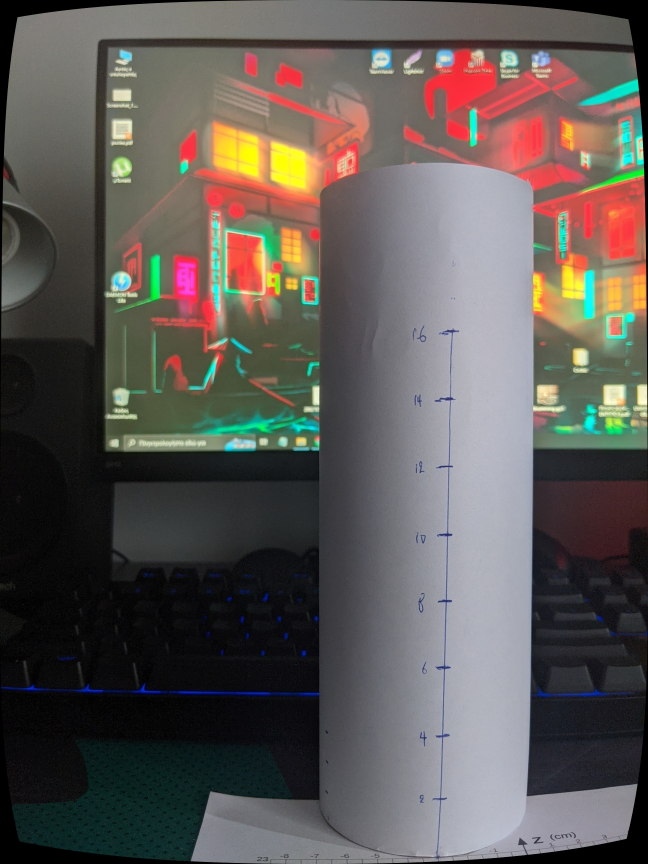
#> input picture 2/point_to_pixel/p2p_undist_0Z_-7X.jpg, 1944 x 2592 px, given in place of 0Z_0X.jpg, which was not available (shown at 1/3 size)
$ python ERG2B_Undistortion.py
#> lines starting #> are read from the running program, lines starting #| are printed output that depends on the picture
#!/usr/bin/env python
# -*- coding: utf-8 -*-


import numpy as np
import cv2


def pinhole_point_to_pixel (camera_matrix, distortion, pcd):

    k_1 = distortion[0]
    k_2 = distortion[1]
    p_1 = distortion[2]
    p_2 = distortion[3]
    k_3 = distortion[4]


    f_x = camera_matrix[0][0]
    f_y = camera_matrix[1][1]


    x_0 = camera_matrix[0][2]
    y_0 = camera_matrix[1][2]

    pix_x = np.zeros((pcd.shape[0], 1), dtype=np.float32)
    pix_y = np.zeros((pcd.shape[0], 1), dtype=np.float32)

    for idx,point in enumerate(pcd):

        # Look into : https://docs.opencv.org/3.4/da/d54/group__imgproc__transform.html#ga7dfb72c9cf9780a347fbe3d1c47e5d5a
        # For a full explanation of the below equations

        # Compute normalized 3D point
        x = point[0]/point[2]
        y = point[1]/point[2]

        # Compute x-y distance
        r = np.sqrt(np.power(x,2) + np.power(y,2))

        # Compute the radial distortion correction term
        radial_correction_term = 1 + k_1*np.power(r,2) + k_2*np.power(r,4) + k_3*np.power(r,6)

        # Compute the tangental distortion dx, dy correction terms
        dx = 2*p_1*x*y  + p_2*(np.power(r,2) + 2*np.power(x,2))
        dy = p_1*(np.power(r,2) + + 2*np.power(y, 2)) + 2*p_2*x*y

        # Correct the normalized 3D point, according to radial and tangential correction terms
        x_corrected = x * radial_correction_term + dx
        y_corrected = y * radial_correction_term + dy

        # Convert the normalized 3D point, into pixel coordinates using the intrinsic calibration fx,fy, cx,cy
        x_corrected_pixel = x_corrected * f_x + x_0
        y_corrected_pixel = y_corrected * f_y + y_0

        pix_x[idx] = x_corrected_pixel
        pix_y[idx] = y_corrected_pixel


    return pix_x, pix_y

#1 for img0-img1, 2 for img2-img3 else my images
select = 1
img_select = 0

if(select==1):
    camera_matrix = np.array( [[2.12195577e+03, 0.00000000e+00, 9.52231504e+02],
                           [0.00000000e+00, 2.12404863e+03, 1.26061347e+03],
                           [0.00000000e+00, 0.00000000e+00, 1.00000000e+00]] , dtype='f')

    distortion = np.array([ 3.19471785e-01, -1.46863989e+00, -7.27334102e-03,  4.17840306e-04,  2.39289521e+00], dtype='f')

    if(img_select==1):
    # Format of 3D point according to in X,Y,Z axes, in camera frame
        pcd = np.array([[4, -2.5, 23],
               [4, -0.5,  23],
               [4, 1.5, 23],
               [4, 3.5, 23],
               [4, 5.5, 23],
               [4, 7.5, 23],
               [4, 9.5, 23],
               [4, 11.5, 23]])
        imgName = '0Z_-7X.jpg'
    else:
        pcd = np.array([[-3, -2.5, 23],
               [-3, -0.5,  23],
               [-3, 1.5, 23],
               [-3, 3.5, 23],
               [-3, 5.5, 23],
               [-3, 7.5, 23],
               [-3, 9.5, 23],
               [-3, 11.5, 23]])
        imgName = '0Z_0X.jpg'

elif(select==2):
    if(img_select==0):
        camera_matrix = np.array( [[2.12195577e+03, 0.00000000e+00, 9.52231504e+02],
                           [0.00000000e+00, 2.12404863e+03, 1.26061347e+03],
                           [0.00000000e+00, 0.00000000e+00, 1.00000000e+00]] , dtype='f')

        distortion = np.array([ 3.19471785e-01, -1.46863989e+00, -7.27334102e-03,  4.17840306e-04,  2.39289521e+00], dtype='f')

    # Format of 3D point according to in X,Y,Z axes, in camera frame
        pcd = np.array([[4, -2.5, 23],
               [4, -0.5,  23],
               [4, 1.5, 23],
               [4, 3.5, 23],
               [4, 5.5, 23],
               [4, 7.5, 23],
               [4, 9.5, 23],
               [4, 11.5, 23]])
        imgName = 'img2.png'
    else:
        camera_matrix = np.array( [[2.12195577e+03, 0.00000000e+00, 9.52231504e+02],
                           [0.00000000e+00, 2.12404863e+03, 1.26061347e+03],
                           [0.00000000e+00, 0.00000000e+00, 1.00000000e+00]] , dtype='f')

        distortion = np.array([ 3.19471785e-01, -1.46863989e+00, -7.27334102e-03,  4.17840306e-04,  2.39289521e+00], dtype='f')

        pcd = np.array([[-3, -2.5, 23],
               [-3, -0.5,  23],
               [-3, 1.5, 23],
               [-3, 3.5, 23],
               [-3, 5.5, 23],
               [-3, 7.5, 23],
               [-3, 9.5, 23],
               [-3, 11.5, 23]])
        imgName = 'img3.png'

else:
    camera_matrix = np.array( [[2.12195577e+03, 0.00000000e+00, 9.52231504e+02],
                           [0.00000000e+00, 2.12404863e+03, 1.26061347e+03],
                           [0.00000000e+00, 0.00000000e+00, 1.00000000e+00]] , dtype='f')

    distortion = np.array([ 3.19471785e-01, -1.46863989e+00, -7.27334102e-03,  4.17840306e-04,  2.39289521e+00], dtype='f')

    if(img_select==0):
    # Format of 3D point according to in X,Y,Z axes, in camera frame
        pcd = np.array([[4, -2.5, 23],
               [4, -0.5,  23],
               [4, 1.5, 23],
               [4, 3.5, 23],
               [4, 5.5, 23],
               [4, 7.5, 23],
               [4, 9.5, 23],
               [4, 11.5, 23]])
        imgName = '0Z_-7X.jpg'
    else:
        pcd = np.array([[-3, -2.5, 23],
               [-3, -0.5,  23],
               [-3, 1.5, 23],
               [-3, 3.5, 23],
               [-3, 5.5, 23],
               [-3, 7.5, 23],
               [-3, 9.5, 23],
               [-3, 11.5, 23]])
        imgName = '0Z_0X.jpg'

pix_x , pix_y = pinhole_point_to_pixel (camera_matrix, distortion, pcd)

print ("pix_x is:", pix_x)
print ("pix_y is:", pix_y)

img = cv2.imread('point_to_pixel/'+imgName)
#> img is the input picture: shape (2592, 1944, 3); mean B, G, R 85.2, 89, 94.5

cv2.namedWindow('img', cv2.WINDOW_NORMAL)
cv2.imshow('img',img)
cv2.waitKey(100)


# Undistort for a normal camera
h,  w = img.shape[:2]
#> h = 2592; w = 1944
newcameramtx, roi =cv2.getOptimalNewCameraMatrix(camera_matrix,distortion,(w,h),1,(w,h))
#> roi = (63, 62, 1806, 2440)
undst = cv2.undistort(img, camera_matrix, distortion, None, newcameramtx)
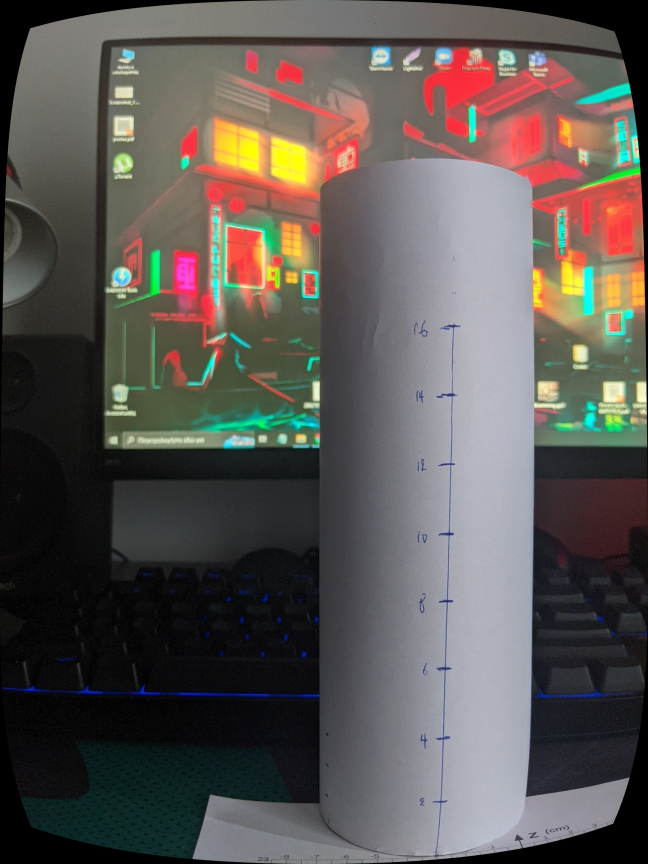
#> undst: shape (2592, 1944, 3) (shown at 1/3 size); mean B, G, R 83.1, 86.9, 92.3

cv2.imwrite('point_to_pixel/p2p_undist_'+imgName, undst)

cv2.namedWindow('undst', cv2.WINDOW_NORMAL)
cv2.imshow('undst',undst)
cv2.waitKey(100)


for idx,point in enumerate(pcd):
    print ("point is:", point)

    # Center coordinates
    center_coordinates = (pix_x[idx], pix_y[idx])

    # Radius of circle
    radius = 20

    # RED color in BGR
    color = (0, 0, 255)

    # Line thickness of 2 px
    thickness = 2

#> (the run stopped early here; a loop or call above may not have finished)

$ run again, on 2/calibration&distorted_imgs/PXL_20231210_134857637.MP.jpg
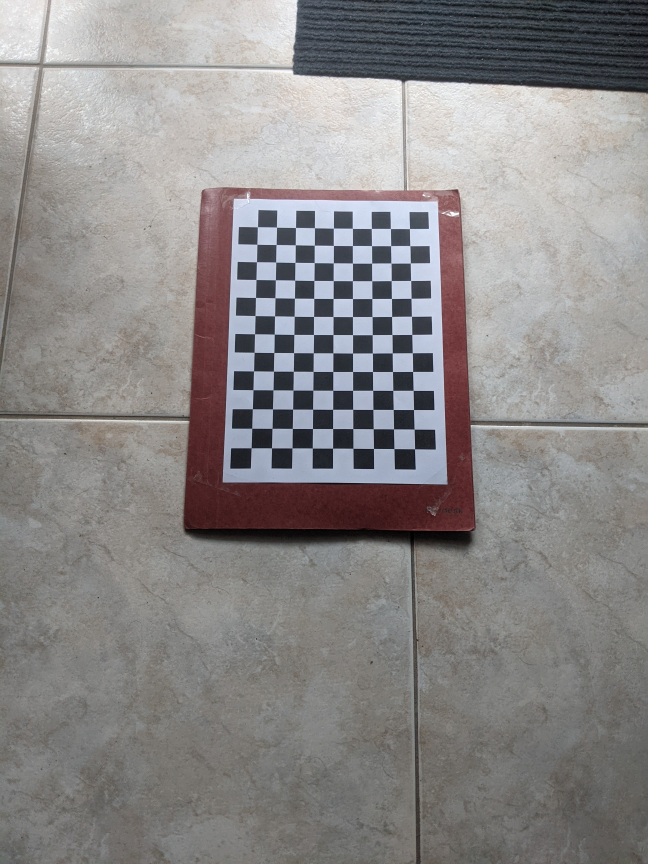
#> input picture 2/calibration&distorted_imgs/PXL_20231210_134857637.MP.jpg, 1944 x 2592 px, given in place of 0Z_0X.jpg, which was not available (shown at 1/3 size)
#> img is the input picture: shape (2592, 1944, 3); mean B, G, R 135.8, 135.9, 138.6
#> `undst = cv2.undistort(img, camera_matrix, distortion, None, newcameram..`:
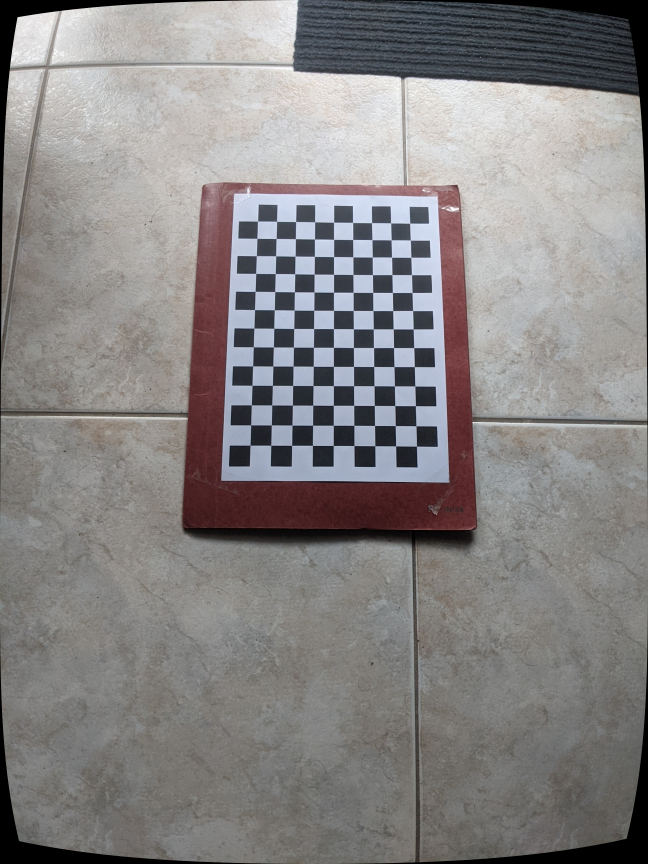
#> undst: shape (2592, 1944, 3) (shown at 1/3 size); mean B, G, R 132.3, 132.4, 135.1

$ run again, on 2/calibration&distorted_imgs/PXL_20231210_134901030.MP.jpg
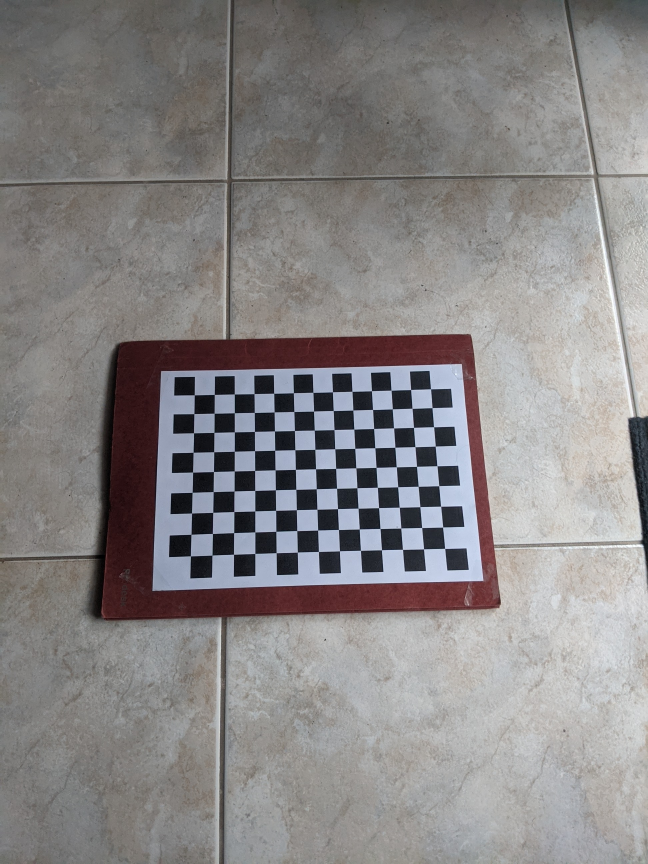
#> input picture 2/calibration&distorted_imgs/PXL_20231210_134901030.MP.jpg, 1944 x 2592 px, given in place of 0Z_0X.jpg, which was not available (shown at 1/3 size)
#> img is the input picture: shape (2592, 1944, 3); mean B, G, R 133.5, 133.4, 136.2
#> `undst = cv2.undistort(img, camera_matrix, distortion, None, newcameram..`:
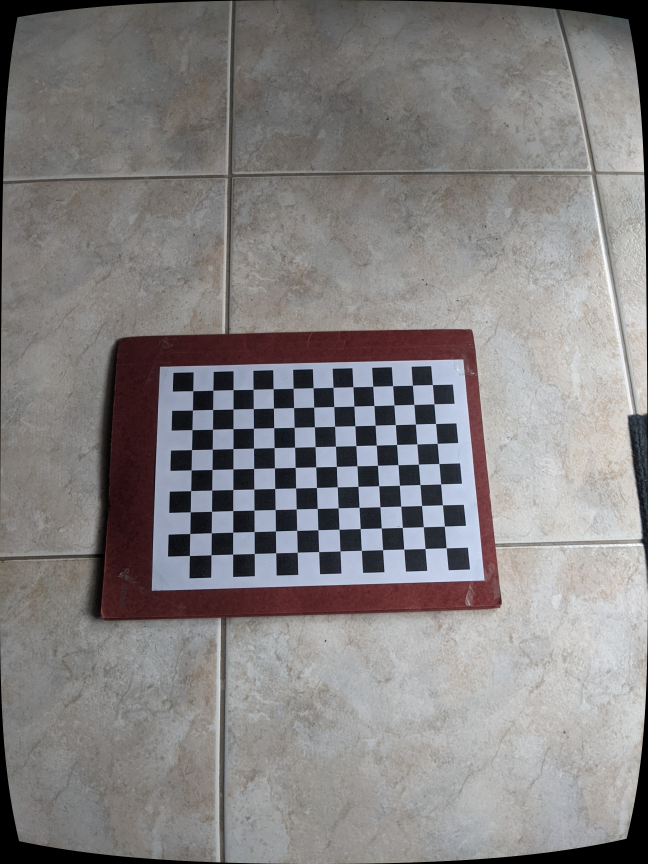
#> undst: shape (2592, 1944, 3) (shown at 1/3 size); mean B, G, R 130.1, 129.8, 132.6
